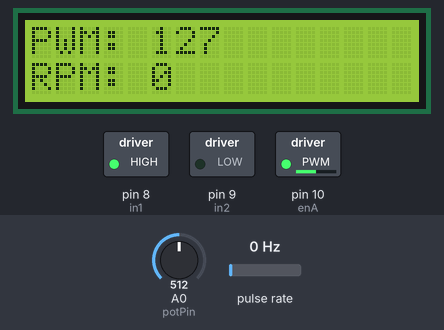
Recording of a sketch running on a simulated Arduino Uno, built with avr-gcc and run on an emulated ATmega328P. Shown: 16×2 character LCD, switched loads named in the sketch (green lamp = pin HIGH). Wiring (inferred from the names in the program): pulse sensor: data pin 2. Inputs (shaded band) come from the test bench; at power-on: A0 (potPin) = 512, pulse rate 0 Hz. What the sketch prints to the serial monitor is not drawn.

Above: at 1.6 s.
1.7 s: A0 (potPin) set to 716
At 3.1 s:
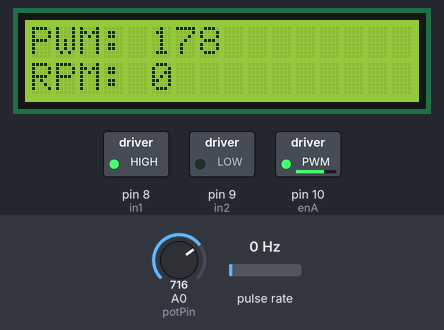
3.6 s: A0 (potPin) set to 900
At 4.7 s:
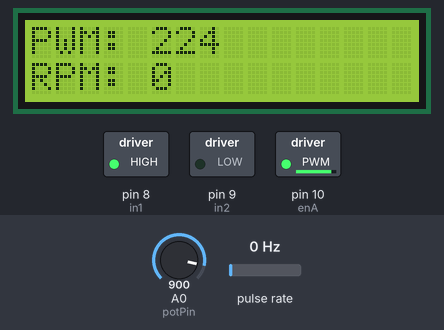
5.6 s: A0 (potPin) set to 122
At 7.3 s:
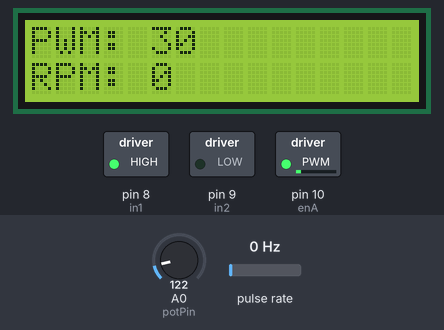
7.6 s: pulse rate (sensor on pin 2) set to 4 Hz
At 9.0 s:
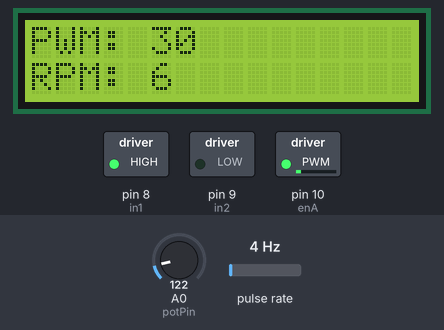
10.6 s: A0 (potPin) set to 0
At 12.0 s:
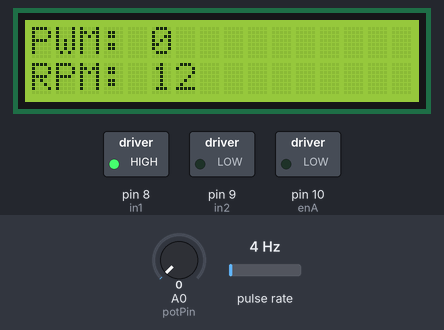
12.7 s: pulse rate (sensor on pin 2) set to 50 Hz
At 16.3 s:
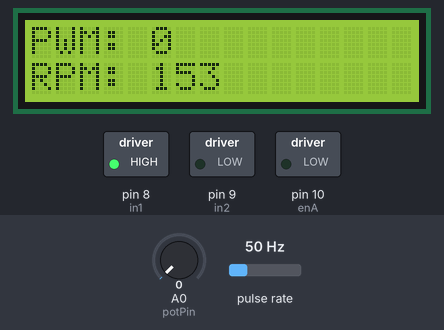
Timing chart, 0 to 16.7 s (numbered marks = the images above; inputs shaded):
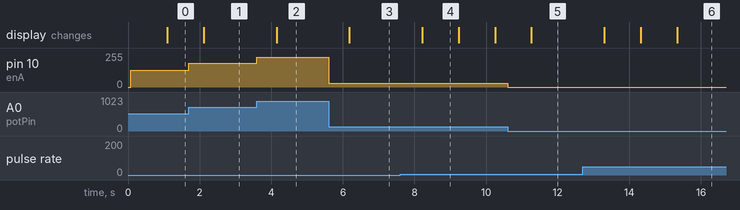

The sketch:

RPM_Measurement.ino
```cpp
#include <Wire.h>
#include <LiquidCrystal_I2C.h>

// LCD Setup: I2C address 0x27 is common. Change to 0x3F if needed.
LiquidCrystal_I2C lcd(0x27, 16, 2);

// Pin Definitions
const int potPin     = A0;   // Potentiometer to control speed
const int in1        = 8;    // L298N IN1
const int in2        = 9;    // L298N IN2
const int enA        = 10;   // L298N ENA (PWM)
const int encoderPin = 2;    // Encoder output (interrupt)

// Encoder & RPM variables
volatile unsigned int pulseCount = 0;
unsigned int lastCount = 0;
unsigned long lastMillis = 0;

const int pulsesPerRevolution = 20; // ← Change based on your encoder disc's number of slots

void setup() {
  // Serial for debugging (optional)
  Serial.begin(9600);

  // LCD Init
  lcd.init();
  lcd.backlight();
  lcd.setCursor(0, 0);
  lcd.print("RPM Meter Ready");

  // Motor Pins
  pinMode(in1, OUTPUT);
  pinMode(in2, OUTPUT);
  pinMode(enA, OUTPUT);

  // Set motor direction (forward)
  digitalWrite(in1, HIGH);
  digitalWrite(in2, LOW);

  // Encoder setup
  pinMode(encoderPin, INPUT_PULLUP);
  attachInterrupt(digitalPinToInterrupt(encoderPin), countPulse, RISING);

  // Timing
  lastMillis = millis();
}

void loop() {
  // Read potentiometer and map to PWM value (0–255)
  int potValue = analogRead(potPin);
  int pwmValue = map(potValue, 0, 1023, 0, 255);
  analogWrite(enA, pwmValue);

  // RPM Calculation every 1 second
  if (millis() - lastMillis >= 1000) {
    noInterrupts();  // Pause interrupt while reading
    unsigned int currentCount = pulseCount;
    pulseCount = 0;
    interrupts();

    // Calculate RPM = (pulses / pulsesPerRev) * (60 sec / 1 min)
    float rpm = (currentCount / (float)pulsesPerRevolution) * 60.0;

    // Display on LCD
    lcd.clear();
    lcd.setCursor(0, 0);
    lcd.print("PWM: ");
    lcd.print(pwmValue);
    lcd.setCursor(0, 1);
    lcd.print("RPM: ");
    lcd.print((int)rpm);

    // Debug output
    Serial.print("PWM: ");
    Serial.print(pwmValue);
    Serial.print("  RPM: ");
    Serial.println((int)rpm);

    lastMillis = millis();
  }
}

// Interrupt function
void countPulse() {
  pulseCount++;
}
```

Measured:
- after the input at 1.7 s, pin 10 (enA): 127/255 → 178/255 at once; the display: changes after 0.41 s (image 1)
- after the input at 3.6 s, pin 10 (enA): 178/255 → 224/255 at once; the display: changes after 0.55 s (image 2)
- after the input at 5.6 s, pin 10 (enA): 224/255 → 30/255 at once; the display: changes after 0.58 s (image 3)
- after the input at 7.6 s, the display: changes after 0.61 s (image 4)
- after the input at 10.6 s, pin 10 (enA): 30/255 → 0/255 at once; the display: changes after 0.67 s (image 5)
- after the input at 12.7 s, the display: first changes after 0.60 s (image 6 shows a later state)
- what the display in image 4 shows lasts 1.0 s, from 8.2 s to 9.2 s
